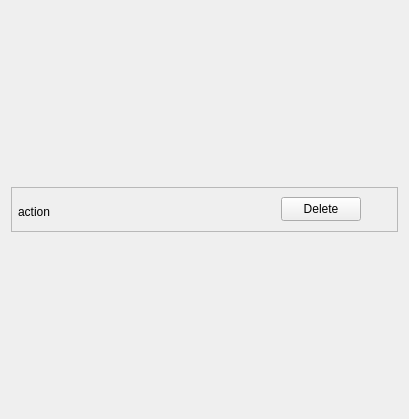
      <widget class="QWidget" name="scrollAreaWidgetContents_category">
       <property name="geometry">
        <rect>
         <x>0</x>
         <y>0</y>
         <width>409</width>
         <height>419</height>
        </rect>
       </property>
       <layout class="QGridLayout" name="gridLayout_11">
        <item row="0" column="0">
         <layout class="QGridLayout" name="gridLayout_category_main">
          <item row="0" column="0">
           <widget class="QFrame" name="frame_category_0">
            <property name="minimumSize">
             <size>
              <width>0</width>
              <height>45</height>
             </size>
            </property>
            <property name="maximumSize">
             <size>
              <width>16777215</width>
              <height>45</height>
             </size>
            </property>
            <property name="frameShape">
             <enum>QFrame::StyledPanel</enum>
            </property>
            <property name="frameShadow">
             <enum>QFrame::Raised</enum>
            </property>
            <widget class="QLabel" name="label_category_0">
             <property name="geometry">
              <rect>
               <x>7</x>
               <y>9</y>
               <width>251</width>
               <height>31</height>
              </rect>
             </property>
             <property name="text">
              <string>action</string>
             </property>
            </widget>
            <widget class="QPushButton" name="btn_category_delete_0">
             <property name="geometry">
              <rect>
               <x>270</x>
               <y>10</y>
               <width>80</width>
               <height>24</height>
              </rect>
             </property>
             <property name="text">
              <string>Delete</string>
             </property>
            </widget>
           </widget>
          </item>
         </layout>
        </item>
       </layout>
      </widget>
